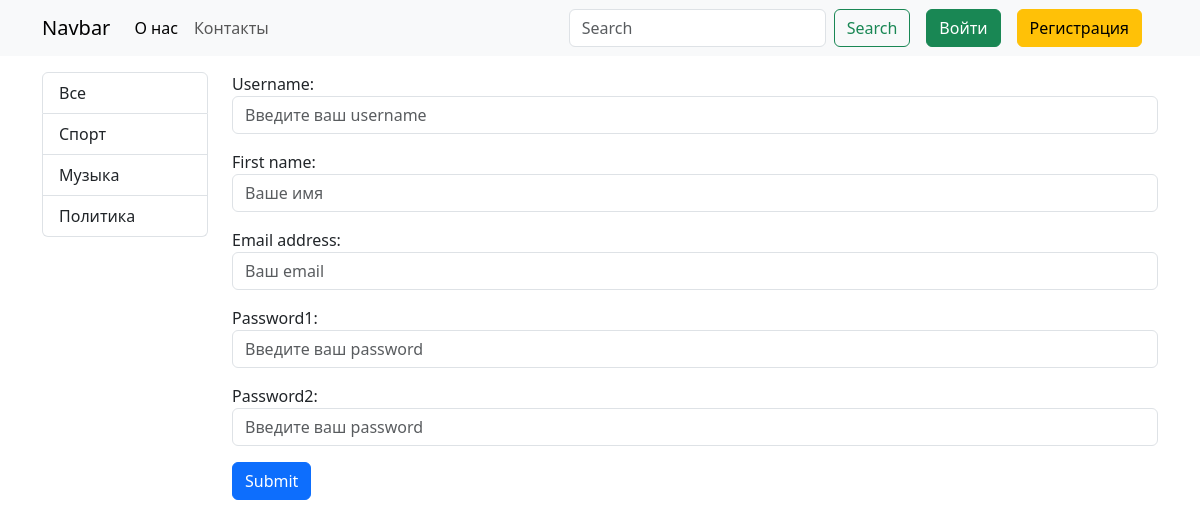
Page /registration/ on the committed database.
### core/models.py (models this page shows, shortened)
class Category(models.Model):
    title = models.CharField(max_length=100, verbose_name='Название')
    class Meta:
        verbose_name = 'Категория'  # Отображение названия модели в единственном числе
        verbose_name_plural = 'Категории'  # Отображение названия модели в можественном числе

### core/views.py (the view)
# urls.py: path('registration/', views.register_view, name='registration'),
def register_view(request):
    if request.method == 'POST':
        form = RegistrationForm(data=request.POST)
        if form.is_valid():
            form.save()
            return redirect('login')
    else:  # GET запрос
        form = RegistrationForm()
    context = {
        'form': form
    }
    return render(request, 'core/registration.html', context)

### core/forms.py
class RegistrationForm(UserCreationForm):
    username = forms.CharField(widget=forms.TextInput(attrs={
        'class': 'form-control',
        'placeholder': 'Введите ваш username'
    }))
    password1 = forms.CharField(widget=forms.PasswordInput(attrs={
        'class': 'form-control',
        'placeholder': 'Введите ваш password'
    }))
    password2 = forms.CharField(widget=forms.PasswordInput(attrs={
        'class': 'form-control',
        'placeholder': 'Введите ваш password'
    }))
    class Meta:
        model = User
        fields = ['username', 'first_name', 'email']
        widgets = {
            'first_name': forms.TextInput(attrs={
                'class': 'form-control',
                'placeholder': "Ваше имя"
            }),
            'email': forms.EmailInput(attrs={
                'class': 'form-control',
                'placeholder': 'Ваш email'
            })
        }

### core/templatetags/custom_tags.py (called while the page is built)
@register.simple_tag()
def get_categories():
    return Category.objects.all()

@register.simple_tag()
def is_category_current(request, category_id):
    return str(category_id) in request.path

### core/templates/core/registration.html (shortened to what this page needs)
{% extends 'base.html' %}
{% block content %}
<form method="post">
    {{ form.as_p }}
    <button type="submit" class="btn btn-primary">Submit</button>
</form>
{% endblock %}

### templates/components/_sidebar.html
{% load custom_tags %}
{% get_categories as categories %}
<div class="list-group">
  <a href="{% url 'home' %}"
     class="list-group-item list-group-item-action {% if request.path == '/' %}active{% endif %}">Все</a>
  {% for category in categories %}
  {% is_category_current request=request category_id=category.pk as is_current %}
  <a href="{% url 'category_articles' category.pk %}"
     class="list-group-item list-group-item-action {% if is_current %}active{% endif %}">{{ category.title }}</a>
  {% endfor %}
</div>

### rows in the picture
Category: title "Спорт"
Category: title "Музыка"
Category: title "Политика"
